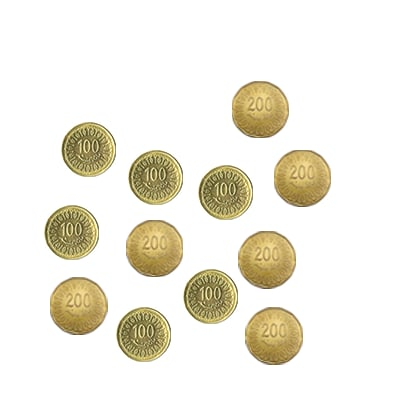
#> input picture image2.jpg, 395 x 397 px
$ python test_cv.py
#> lines starting #> are read from the running program, lines starting #| are printed output that depends on the picture; after the words box and inside, x2 and y2 are one past the last pixel; in counts of white or black regions, pixels touching at a corner belong together
import cv2
import numpy as np

def detect_contours_and_coins(image_path, min_area=2000, canny_thresh=(25, 75)):
#> called with image_path = 'image2.jpg', min_area = 2000, canny_thresh = (25, 75)
    img = cv2.imread(image_path)
#> img is the input picture: shape (397, 395, 3); mean B, G, R 224, 235.9, 239.4
    output = img.copy()
    gray = cv2.cvtColor(img, cv2.COLOR_BGR2GRAY)
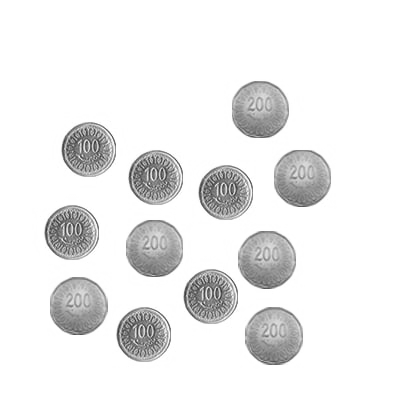
#> gray: shape (397, 395); min 44, max 255, mean 235.6
    blurred = cv2.bilateralFilter(gray, 9, 75, 75)
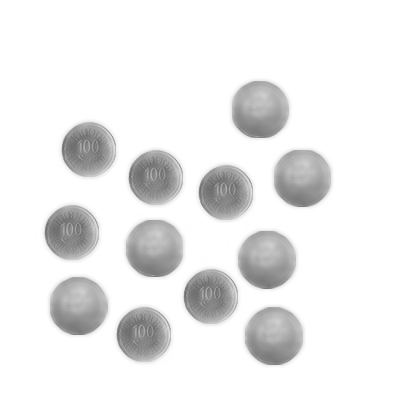
#> blurred: shape (397, 395); min 104, max 255, mean 235.7
    edges = cv2.Canny(blurred, *canny_thresh, L2gradient=True)
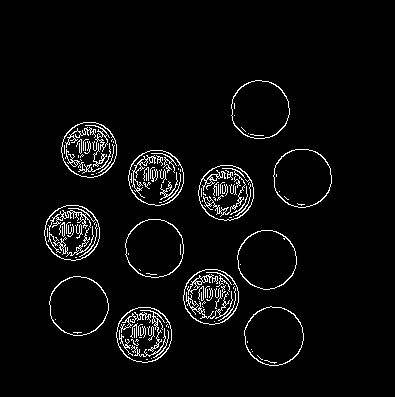
#> edges: shape (397, 395); 4.1% white in thin lines or dots, all inside (x1, y1, x2, y2) = (44, 80, 332, 366)
    contours, _ = cv2.findContours(edges, cv2.RETR_EXTERNAL, cv2.CHAIN_APPROX_SIMPLE)
#> contours = 12 contours; largest, box (x1, y1, x2, y2) and area: (49, 276, 109, 336) 2713, (237, 230, 297, 290) 2713, (244, 306, 304, 366) 2707, (125, 219, 184, 278) 2682, (273, 149, 332, 208) 2676
    large_contours = []
    for cnt in contours:
        area = cv2.contourArea(cnt)
        if area > min_area:
            epsilon = 0.001 * cv2.arcLength(cnt, True)
            approx = cv2.approxPolyDP(cnt, epsilon, True)
            large_contours.append(approx)
#> this loop made 12 passes
#> (area, epsilon) on passes 1 to 12: (2392.5, 0.183), (2707, 0.196), (2713, 0.195), (2389.5, 0.183), (2713, 0.195), (2682, 0.194), (2389.5, 0.183), (2387.5, 0.184), (2386.5, 0.183), (2675.5, 0.194), (2388.5, 0.183), (2670, 0.194)
#> after the loop, large_contours has the same summary as contours

    cv2.drawContours(output, large_contours, -1, (255, 0, 0), 2)
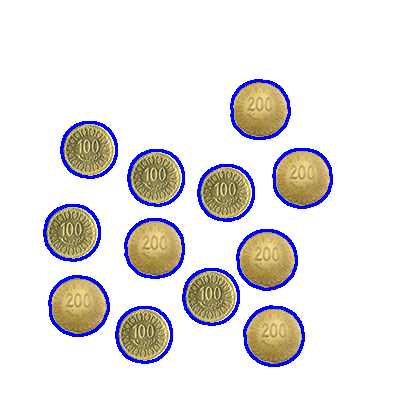
#> output: shape (397, 395, 3); 4.72% of pixels changed, all inside (x1, y1, x2, y2) = (43, 79, 333, 367)
    gray_blurred = cv2.GaussianBlur(gray, (9, 9), 2)
    circles = cv2.HoughCircles(
        gray_blurred,
        cv2.HOUGH_GRADIENT,
        dp=1.2,
        minDist=80,         # 🔧 augmenter pour éviter les cercles proches
        param1=120,         # seuil Canny
        param2=60,          # 🔧 plus haut = plus strict
        minRadius=40,       # 🔧 ignorer les petits cercles parasites
        maxRadius=70
    )
#> circles = None

    if circles is not None:
        circles = np.uint16(np.around(circles))
        print(f"{len(circles[0])} pièce(s) détectée(s).")
        for i in circles[0, :]:
            center = (i[0], i[1])
            radius = i[2]
            cv2.circle(output, center, radius, (255, 0, 0), 2)
            cv2.circle(output, center, 3, (0, 0, 255), 3)
    else:
        print("Aucune pièce détectée.")

    cv2.namedWindow('Contours + Pièces', cv2.WINDOW_NORMAL)
    cv2.resizeWindow('Contours + Pièces', 1200, 800)
    cv2.imshow("Contours + Pièces", output)
    cv2.imwrite("fusion_result_cleaned.jpg", output)
    cv2.waitKey(0)
    cv2.destroyAllWindows()

detect_contours_and_coins("image2.jpg")

$ run again, with image1.jpg copied over image2.jpg
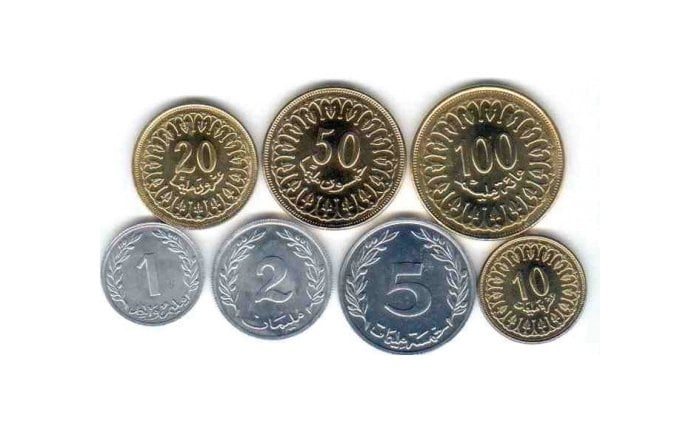
#> input picture image1.jpg, 700 x 427 px
#> in detect_contours_and_coins, img is the input picture: shape (427, 700, 3); mean B, G, R 204.6, 208, 209.3
#> in detect_contours_and_coins, `edges = cv2.Canny(blurred, *canny_thresh, L2gradient=True)`:
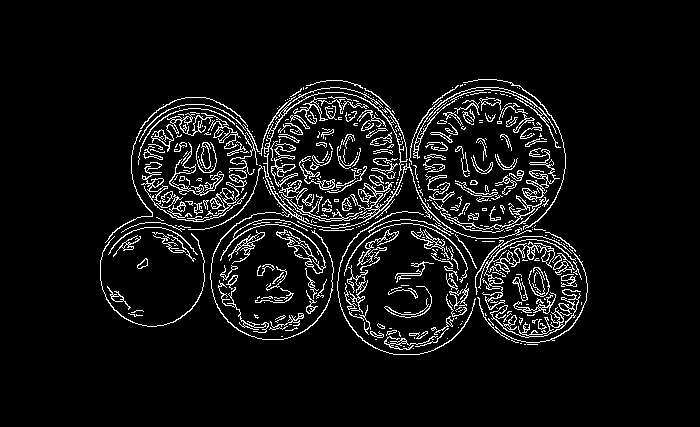
#> edges: shape (427, 700); 7% white in thin lines or dots, all inside (x1, y1, x2, y2) = (100, 79, 588, 355)
#> contours = 493 contours, 409 with area under 20; largest, box (x1, y1, x2, y2) and area: (210, 153, 532, 340) 579, (478, 239, 576, 310) 458, (490, 289, 581, 338) 320, (206, 170, 247, 216) 270, (220, 219, 326, 274) 263
#> the loop in detect_contours_and_coins, `for cnt in contours:` made 493 passes
#> area on passes 11, 15, 16: 44, 34, 20.5
#> after the loop in detect_contours_and_coins, `for cnt in contours:`: large_contours = []
#> in detect_contours_and_coins, `circles = cv2.HoughCircles( gray_blurred, cv2.HOUGH_GRADIENT, dp=1.2, ..`: circles = [[334.2, 160.2, 67.96], [193.8, 166.2, 62.68], [406.2, 287.4, 67.96], [532.2, 288.6, 54.4], [487.8, 147, 67.96], [151.8, 274.2, 51.28], [273, 279, 59.8]]
#> in detect_contours_and_coins, `circles = np.uint16(np.around(circles))`: circles = [[334, 160, 68], [194, 166, 63], [406, 287, 68], [532, 289, 54], [488, 147, 68], [152, 274, 51], [273, 279, 60]]
#| 7 pièce(s) détectée(s).
#> the loop in detect_contours_and_coins, `for i in circles[0, :]:` made 7 passes
#> after the loop in detect_contours_and_coins, `for i in circles[0, :]:`:
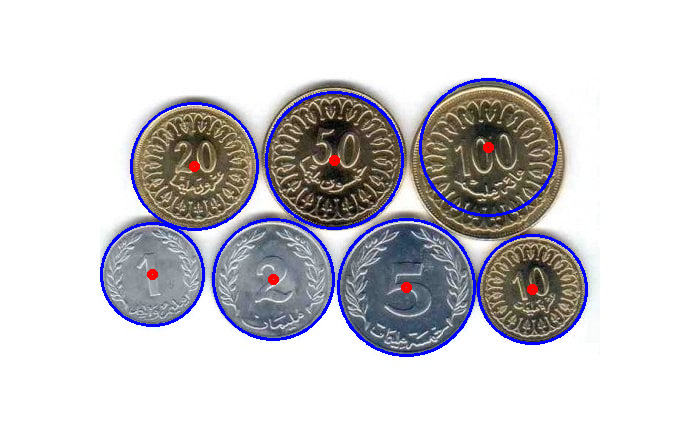
#> output: shape (427, 700, 3); 2.97% of pixels changed, all inside (x1, y1, x2, y2) = (100, 78, 588, 357)
